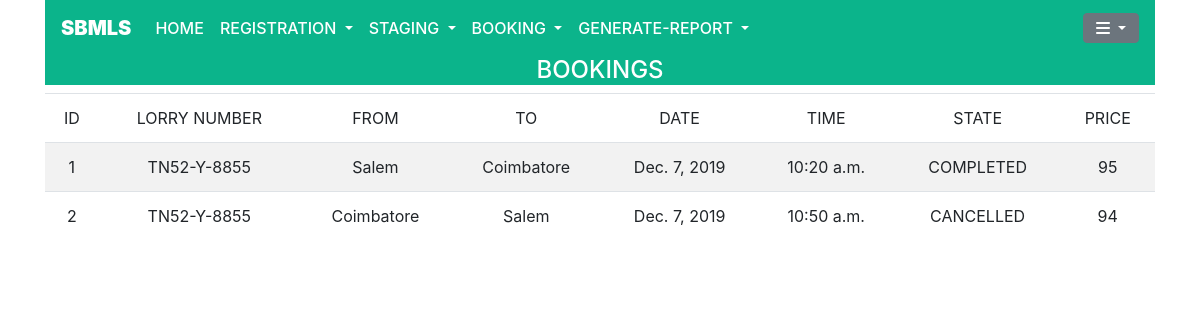
The page /myBookings/ (signed in) on the database its author committed.
### MyApp/models.py (models this page shows, shortened)
class Booking(models.Model):
    lorryid = models.ForeignKey(RegisterLorry, on_delete=models.CASCADE)
    driverid = models.ForeignKey(RegisterDriver, on_delete=models.CASCADE)
    staginguser = models.ForeignKey(User, on_delete=models.CASCADE, related_name='staging_user', blank=True, null=True)
    bookinguser = models.ForeignKey(User, on_delete=models.CASCADE, related_name='booking_user', blank=True, null=True)
    cancelledby = models.ForeignKey(User, on_delete=models.CASCADE, related_name='cancelled_user', blank=True, null=True)
    completedby = models.ForeignKey(User, on_delete=models.CASCADE, related_name='completed_user', blank=True, null=True)
    client_name = models.ForeignKey(RegisterClient, on_delete=models.CASCADE,  blank=True, null=True)
    load_type = models.ForeignKey(LoadType, on_delete=models.CASCADE,  blank=True, null=True)
    bookingdate = models.DateTimeField(default=datetime.now)
    startdate = models.DateField()
    starttime = models.TimeField()
    enddate = models.DateField(blank=True, null=True)
    endtime = models.TimeField(blank=True, null=True)
    from_place = models.ForeignKey(Places, on_delete=models.CASCADE, related_name='booking_from_place')
    to_place = models.ForeignKey(Places, on_delete=models.CASCADE, related_name='booking_to_place')
    startkm = models.IntegerField(default=0)
    endkm = models.IntegerField(blank=True, null=True)
    state = models.CharField(max_length=263, default="NEW")
    estimated_amount = models.IntegerField(blank=True, null=True)
    amount = models.IntegerField(blank=True, null=True)
    dieselcost = models.IntegerField(blank=True, null=True)
    tollcost = models.IntegerField(blank=True, null=True)
    policecost = models.IntegerField(blank=True, null=True)
    othercost = models.IntegerField(blank=True, null=True)

class RegisterLorry(models.Model):
    user = models.ForeignKey(User, on_delete=models.CASCADE)
    vehicle_type = models.ForeignKey(VehicleType, on_delete=models.CASCADE)
    lorry_number = models.CharField(primary_key=True, max_length=75)
    year_model = models.IntegerField()
    def __str__(self):
        return str(self.lorry_number)

class Places(models.Model):
    place = models.CharField(max_length=264, unique=True)
    def __str__(self):
        return self.place

### MyApp/views.py (the view)
# urls.py: path('myBookings/', views.my_bookings, name="my_book"),
@login_required
def my_bookings(request):
    global_sync = {"content_output":""}
    UserId = request.user.id
    UserType = (UserProfile.objects.values('user_type').filter(user=UserId))[0]['user_type']
    if UserType == 'LO':
        global_sync = {"content_output":"O"}
    elif UserType == 'MA':
        global_sync = {"content_output":"M"}
    elif UserType == 'AO':
        global_sync = {"content_output":"A"}
    elif UserType == 'NU':
        global_sync = {"content_output":"U"}
    else:
        global_sync = {"content_output":""}
    _state = ["BOOKED", "COMPLETED", "CANCELLED"]
    if UserType != "NU":
        book_history = Booking.objects.filter(state__in=_state)
        return render(request, "booking_history.html", {"book_history": book_history, "content_output" : global_sync["content_output"]})
    else:
        messages.success(request, "You are not an authorized user.")
        return HttpResponseRedirect(reverse('home'))

### templates/booking_history.html (shortened to what this page needs)
{% extends "base/base_template.html" %}
{% load staticfiles %}
{% block content %}
<div class="container text-center">
<h4 style="background-color: #0BB48B; color:white;">BOOKINGS</h4>
<table class="table table-striped">
  <thead>
    <td>ID</td>
    <td>LORRY NUMBER</td>
    <td>FROM</td>
    <td>TO</td>
    <td>DATE</td>
    <td>TIME</td>
    <td>STATE</td>
    <td>PRICE</td>
  </thead>
  {% for row in book_history %}
  <tr>
        <td>{{row.id }}</td>
        <td>{{row.lorryid}}</td>
        <td>{{row.from_place}}</td>
        <td>{{row.to_place}}</td>
        <td>{{row.startdate}}</td>
        <td>{{row.starttime}}</td>
        <td>{{row.state}}</td>
        <td>{{row.estimated_amount}}</td>
    </tr>
    {% endfor %}
</table>
</div>
{% endblock %}

### static/base_template.css (style rules this page uses)
* { box-sizing: border-box; }

### rows shown on the page
Booking: id "1", lorryid "TN52-Y-8855", from_place "Salem", to_place "Coimbatore", startdate "Dec. 7, 2019", starttime "10:20 a.m.", state "COMPLETED", estimated_amount "95"
Booking: id "2", lorryid "TN52-Y-8855", from_place "Coimbatore", to_place "Salem", startdate "Dec. 7, 2019", starttime "10:50 a.m.", state "CANCELLED", estimated_amount "94"
